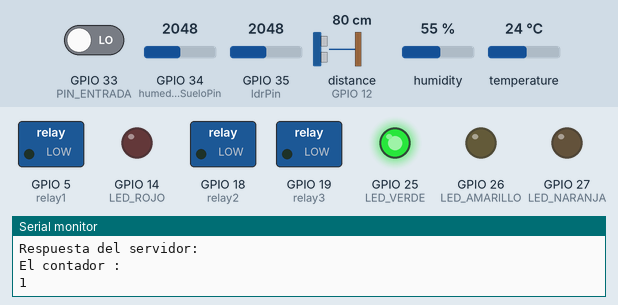
Simulated run of this sketch. Board: ESP32. On the bench: switched loads named in the sketch (green lamp = pin HIGH), output pins drawn as LEDs (lit = HIGH), the last lines printed to the serial monitor. Wiring (inferred from the names in the program): ultrasonic range finder: trigger GPIO 13; echo GPIO 12. The test bench sets the inputs (shaded band); at power-on: distance to the obstacle (sensor on GPIO 12) 80 cm, GPIO 33 (PIN_ENTRADA) LOW, GPIO 34 (humedadSueloPin) = 2048, GPIO 35 (ldrPin) = 2048, humidity 55 %, temperature 24 °C. The echo pulse lasts 58.3 µs per cm; WiFi joins after 1.5 s; servers stay silent unless stated; uploads are accepted with an empty reply; pins used as bus, display or sensor lines are not drawn.

Above: at 2.7 s.
2.8 s: distance to the obstacle (sensor on GPIO 12) set to 34 cm
8.7 s: distance to the obstacle (sensor on GPIO 12) set to 28 cm
At 12.2 s:
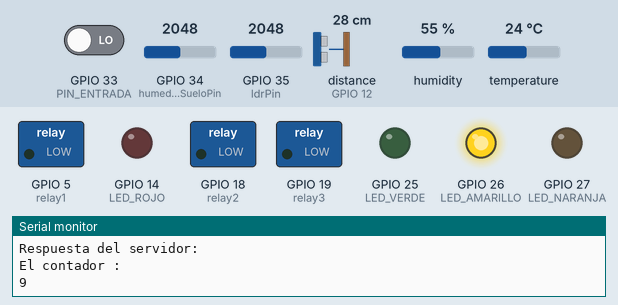
17.6 s: distance to the obstacle (sensor on GPIO 12) set to 17 cm
24.3 s: distance to the obstacle (sensor on GPIO 12) set to 15 cm
At 28.1 s:
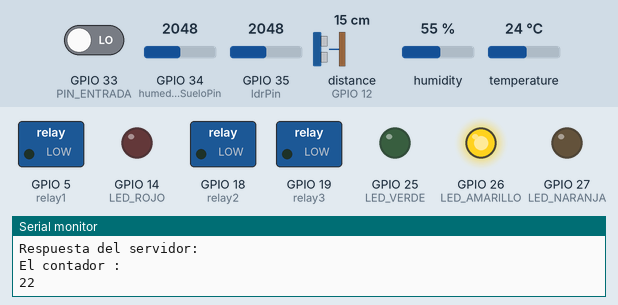
28.5 s: distance to the obstacle (sensor on GPIO 12) set to 19 cm
At 31.6 s:
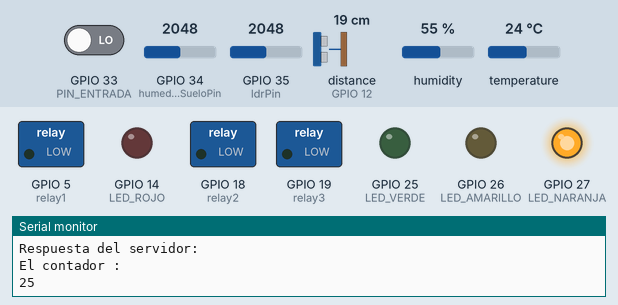
Timing chart, 0 to 33.1 s (numbered marks = the images above; inputs shaded):
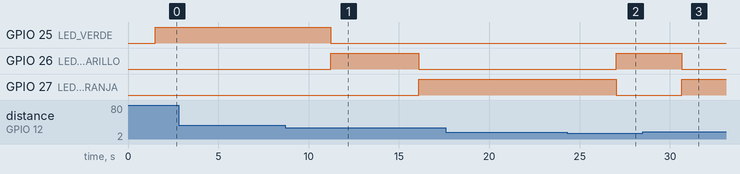

The sketch:

codigo.ino
```cpp
#include <WiFi.h>
#include <HTTPClient.h>
#include <DHT.h>

// Configuración de Wi-Fi
const char* ssid = "Google Wifi";
const char* password = ":B#hWe6u$8:J/e}<mEBhigwGU";

// URL del servidor Node.js (cambia la IP a la IP de tu PC)
const char* serverUrl = "http://192.168.1.127:3000/data";

int delayCounter = 0;

// Pines del sensor HC-SR04
#define TRIG_PIN 13
#define ECHO_PIN 12

// Pines de los LEDs
#define LED_VERDE 25
#define LED_AMARILLO 26
#define LED_NARANJA 27
#define LED_ROJO 14

#define PIN_ENTRADA  33


// Define los pines GPIO del ESP32 a los que conectaste los relés
int relay1 = 5;
int relay2 = 18;
int relay3 = 19;
//int relay4 = 21;

// Umbrales de distancia (en cm) para cada nivel del tanque
const int UMBRAL_LLENO = 10.66;
const int UMBRAL_MEDIO_ALTO = 17.32;
const int UMBRAL_MEDIO_BAJO = 24;
const int UMBRAL_VACIO = 30.65;

// Configuración del sensor DHT11, LDR y humedad de suelo
#define DHT_PIN 4
DHT dht(DHT_PIN, DHT11);
const int ldrPin = 35;
const int humedadSueloPin = 34;

// Variables para filtrado de distancia
float lastDistance = 5.55;          // Última distancia válida medida
const float smoothingFactor = 0.1;  // Factor de suavizado (ajustable)
const int warmupTime = 5;        // Tiempo de calentamiento en segundos
unsigned long startMillis;       // Almacena el tiempo de inicio del programa

// Rango de valores válidos de distancia
const float MIN_DIST = 5.00;
const float MAX_DIST = 30.65;
const float MAX_JUMP = 30; // Máxima diferencia permitida entre lecturas consecutivas

// Función para medir la distancia actual
float measureDistance() {
  digitalWrite(TRIG_PIN, LOW);
  delayMicroseconds(2);
  digitalWrite(TRIG_PIN, HIGH);
  delayMicroseconds(10);
  digitalWrite(TRIG_PIN, LOW);

  long duration = pulseIn(ECHO_PIN, HIGH);
  float distance = (duration * 0.034) / 2;

  // Verificar si la distancia está dentro del rango
  /*if (distance >= MIN_DIST && distance <= MAX_DIST) {
    // Validar si el salto en la distancia es mayor que MAX_JUMP
    if (abs(distance - lastDistance) <= MAX_JUMP) {
      // Aplicar el suavizado solo si el cambio está dentro del límite permitido
      lastDistance = lastDistance * (1 - smoothingFactor) + distance * smoothingFactor;
    } else {
      // Si el salto es demasiado grande, no se actualiza la distancia
      Serial.println("Salto grande detectado, ignorando lectura.");
    }
  }*/

  Serial.print("La distancia es: ");
  Serial.println(distance);

    // Verificar si la distancia está dentro del rango
  if (distance >= MIN_DIST && distance <= MAX_DIST) {

    if(delayCounter ==  5 ){
      Serial.println("entro");
      lastDistance = distance ;

    }else if(delayCounter >  5 ){

      if (abs(distance - lastDistance) <= MAX_JUMP) {
        // Aplicar el suavizado solo si el cambio está dentro del límite permitido
        lastDistance = lastDistance * (1 - smoothingFactor) + distance * smoothingFactor;
      } else {
        // Si el salto es demasiado grande, no se actualiza la distancia
        Serial.println("Salto grande detectado, ignorando lectura.");
      }

    }


  }

  // Retorna la última distancia válida (ya sea la nueva distancia válida o la última que pasó el filtro)
  return lastDistance;
}

void setup() {
  Serial.begin(115200);
  dht.begin();

  // Configuración de pines
  pinMode(TRIG_PIN, OUTPUT);
  pinMode(ECHO_PIN, INPUT);
  pinMode(LED_VERDE, OUTPUT);
  pinMode(LED_AMARILLO, OUTPUT);
  pinMode(LED_NARANJA, OUTPUT);
  pinMode(LED_ROJO, OUTPUT);

  pinMode(PIN_ENTRADA, INPUT);

   // Inicializa los pines de los relés como salidas
  pinMode(relay1, OUTPUT);
  pinMode(relay2, OUTPUT);
  pinMode(relay3, OUTPUT);
  //pinMode(relay4, OUTPUT);

  // Asegúrate de que los relés estén apagados al inicio
  digitalWrite(relay1, LOW);
  digitalWrite(relay2, LOW);
  digitalWrite(relay3, LOW);
  //digitalWrite(relay4, LOW);

  // Conexión a Wi-Fi
  WiFi.begin(ssid, password);
  Serial.print("Conectando a Wi-Fi");
  while (WiFi.status() != WL_CONNECTED) {
    delay(500);
    Serial.print(".");
  }
  Serial.println();
  Serial.print("Conectado a Wi-Fi. IP: ");
  Serial.println(WiFi.localIP());

  // Inicialización del tiempo de calentamiento
  startMillis = millis();
}

void loop() {
  // Verifica si aún está en tiempo de calentamiento
  /*if (millis() - startMillis < warmupTime * 1000) {
    Serial.println("Calentando el sensor...");
    delay(1000); // Espera un segundo durante el tiempo de calentamiento
    return; // Salir de loop() hasta que termine el tiempo de calentamiento
  }*/


  int estadoPin = digitalRead(PIN_ENTRADA); // Lee el estado del pin

  if (estadoPin == HIGH) {
    // Acción cuando el pin recibe una señal (por ejemplo, una señal HIGH)
    Serial.println("¡Señal recibida!");  // Imprime un mensaje en el terminal
    //digitalWrite(relay4, HIGH);
    // Aquí puedes añadir cualquier acción que desees realizar
    // por ejemplo, encender un LED, activar un motor, etc.

  }else if(estadoPin == LOW){

    //digitalWrite(relay4, LOW);


  }

  // Medir distancia con filtro de rango
  float distance = measureDistance();

  // Imprime valores para depuración
  Serial.print("Filtered Distance (lastDistance): ");
  Serial.println(lastDistance);

  // Control de LEDs según la distancia filtrada (lastDistance)
  if (lastDistance <= UMBRAL_LLENO) {
    //De 5 cm a 10.66 cm
    digitalWrite(LED_VERDE, HIGH);
    digitalWrite(LED_AMARILLO, LOW);
    digitalWrite(LED_NARANJA, LOW);
    digitalWrite(LED_ROJO, LOW);
  } else if (lastDistance <= UMBRAL_MEDIO_ALTO) {
    //entre 17.32 y 10.66
    digitalWrite(LED_VERDE, LOW);
    digitalWrite(LED_AMARILLO, HIGH);
    digitalWrite(LED_NARANJA, LOW);
    digitalWrite(LED_ROJO, LOW);
  } else if (lastDistance <= UMBRAL_MEDIO_BAJO) {
    //entre 24 y 17.32
    digitalWrite(LED_VERDE, LOW);
    digitalWrite(LED_AMARILLO, LOW);
    digitalWrite(LED_NARANJA, HIGH);
    digitalWrite(LED_ROJO, LOW);
  } else {
    //entre 30.65 y 24
    digitalWrite(LED_VERDE, LOW);
    digitalWrite(LED_AMARILLO, LOW);
    digitalWrite(LED_NARANJA, LOW);
    digitalWrite(LED_ROJO, HIGH);
  }

  // Lectura de sensores adicionales
  float temperatura = dht.readTemperature();
  float humedad = dht.readHumidity();
  int ldrValor = analogRead(ldrPin);
  float luminosidad = map(ldrValor, 0, 4095, 100, 0);
  int humedadSueloValor = analogRead(humedadSueloPin);
  float humedadSuelo = map(humedadSueloValor, 2800, 4095, 100, 0);
  humedadSuelo = constrain(humedadSuelo, 0, 100);

  // Validación de datos para evitar NaN y establecer 8888 en caso de error
  if (isnan(temperatura)) temperatura = 888;
  if (isnan(humedad)) humedad = 888;
  if (isnan(luminosidad)) luminosidad = 888;
  if (isnan(humedadSuelo)) humedadSuelo = 888;

  // Enviar datos al servidor Node.js
  if (WiFi.status() == WL_CONNECTED) {
    HTTPClient http;
    http.begin(serverUrl);
    http.addHeader("Content-Type", "application/json");

    // Crear el JSON con los datos del sensor
  String postData = "{\"distance\": " + String(lastDistance) +
                    ", \"temperatura\": " + String(temperatura) +
                    ", \"humedad\": " + String(humedad) +
                    ", \"luminosidad\": " + String(luminosidad) +
                    ", \"humedadSuelo\": " + String(humedadSuelo) +
                    ", \"contador\": " + String(delayCounter) + "}";


    int httpResponseCode = http.POST(postData);

    if (httpResponseCode > 0) {
      String response = http.getString();
      Serial.print("Respuesta del servidor: ");
      Serial.println(response);
    } else {
      Serial.print("Error en la solicitud POST: ");
      Serial.println(httpResponseCode);
    }

    http.end();
  } else {
    Serial.println("Error: No conectado a Wi-Fi");
  }

  delayCounter++;
  Serial.println("El contador :");
  Serial.println(delayCounter);

  delay(1000); // Esperar 1 segundo antes de la siguiente lectura
}
```

Measured:
- the behaviour switches between 31 and 30 cm on distance to the obstacle (sensor on GPIO 12) (found by bisection; images 0 and 1)
- the behaviour switches between 17 and 18 cm on distance to the obstacle (sensor on GPIO 12) (found by bisection; images 2 and 3)
- after the input at 8.7 s, GPIO 25 (LED_VERDE): HIGH → LOW after 2.5 s; GPIO 26 (LED_AMARILLO): LOW → HIGH after 2.5 s, → LOW 4.9 s later; GPIO 27 (LED_NARANJA): LOW → HIGH after 7.4 s
- after the input at 24.3 s, GPIO 26 (LED_AMARILLO): LOW → HIGH after 2.7 s; GPIO 27 (LED_NARANJA): HIGH → LOW after 2.7 s
- after the input at 28.5 s, GPIO 26 (LED_AMARILLO): HIGH → LOW after 2.2 s; GPIO 27 (LED_NARANJA): LOW → HIGH after 2.2 s
